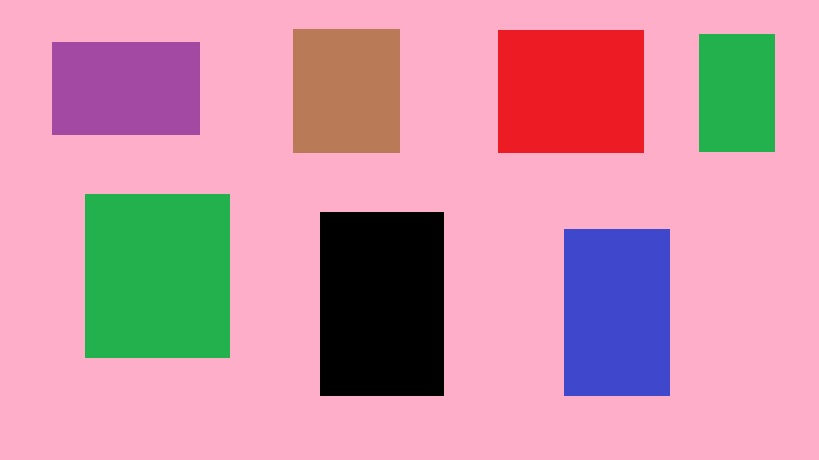
%> input picture 03_Working/DATA_ANALYSIS/TotalFile/box2.jpg, 819 x 460 px
$ octave count_box.m   (GNU Octave 9; MATLAB toolbox functions it lacks are replaced by stand-ins)
%> lines starting %> are read from the running program, lines starting %| are printed output that depends on the picture; in (x1, y1, x2, y2) boxes, pixels count from 0 and x2, y2 are one past the last pixel; in counts of white or black regions, pixels touching at a corner belong together; the program's own positions count from 1
P=imread('box2.jpg'); %ÍèÒ¹¤èÒ¨Ò¡ÀÒ¾áÅéÇ¹ÓÁÒà¡çºäÇéã¹µÑÇá»Ãã¹ÃÙ»áººáÁ··ÃÔ¡
%> P is the input picture: size 460x819x3 uint8; mean R, G, B 204, 146.4, 164.9
figure;imshow(P);
P=rgb2gray(P); %á»Å§ÀÒ¾ÊÕ(RGB) ãËéà»ç¹â·¹ÊÕà·èÒ (¢ÒÇ-´Ó-à·Ò) (Gray Scale)
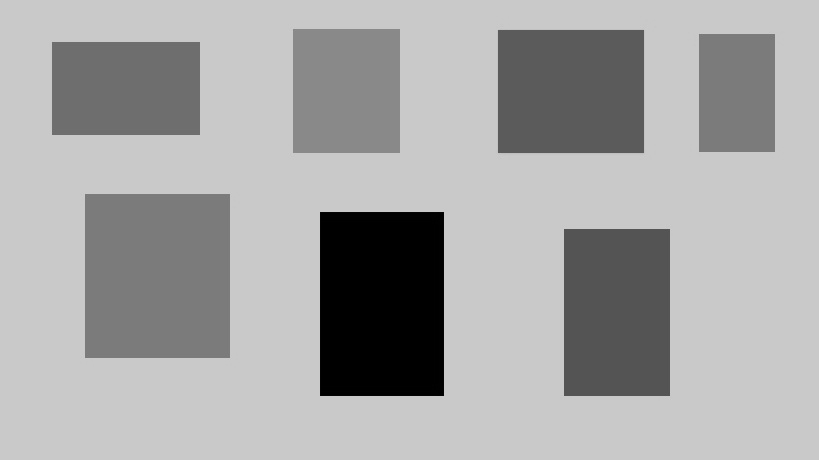
%> P: size 460x819 uint8; min 0, max 207, mean 165.7
figure;imshow(P);
P=im2bw(P,graythresh(P));% ËÒ¤èÒ¤ÇÒÁáµ¡µèÒ§ã¹ÀÒ¾ÍÑµâ¹ÁÑµÔ (à·ÃªâÎÅ) áÅéÇá»Å§ãËéà»ç¹ÊÕ¢ÒÇ´Ó
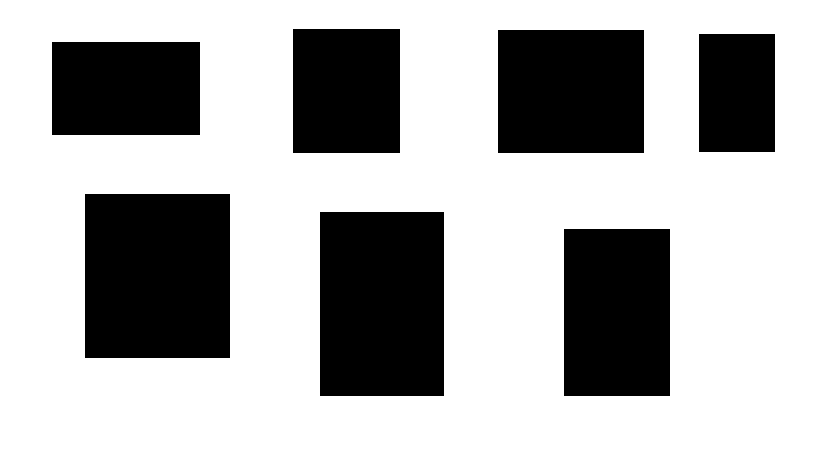
%> P: size 460x819 logical; 68.6% white; 7 black regions, largest, box (x1, y1, x2, y2) and area: (85, 194, 230, 358) 23780, (320, 212, 444, 396) 22816, (498, 30, 644, 153) 17958
figure;imshow(P);
P=~P; %ã¹¢Ñé¹µÍ¹¹Õé¨ÐàµÔÁàµçÁã¹ÊèÇ¹·ÕèàËÅ×ÍáÅéÇÊÅÑºµÓáË¹è§ÊÕ¢ÒÇ¡ÑºÊÕ´Ó
figure;imshow(P);
B = bwboundaries(P); %¡ÓË¹´¢Íºà¢µã¹ÀÒ¾áÅéÇà¡çºäÇéã¹µÑÇá»Ã
%> B = 7 boundaries; box (x1, y1, x2, y2) and points: (85, 194, 230, 358) 615, (320, 212, 444, 396) 613, (564, 229, 670, 396) 543, (498, 30, 644, 153) 535, (52, 42, 200, 135) 479, (293, 29, 400, 153) 459, (699, 34, 775, 152) 385
figure;imshow(P);
text(10,10,strcat('\color{green}ÁÕÊÕèàËÅÕèÂÁ·Ñé§ËÁ´:',num2str(length(B)))) % à¢ÕÂ¹¢éÍ¤ÇÒÁÅ§º¹ÀÒ¾
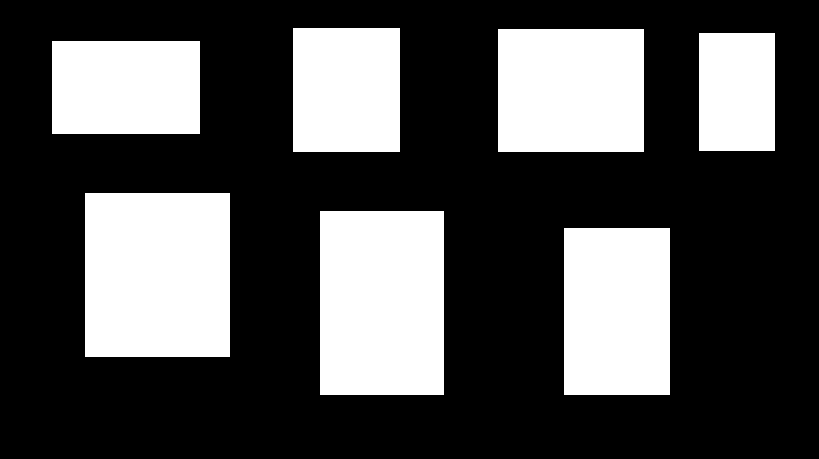
%> figure redrawn from the program's plot data
